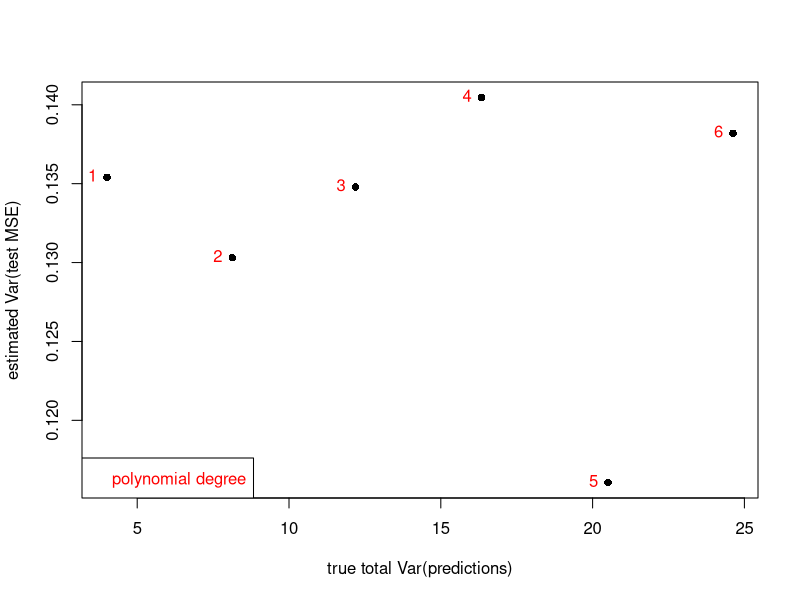

Reproduce this figure in R.
# input arguments to simulate simple linear regression
NUM_SAMPLES = 100
NUM_EXAMPLES = 500
TRAIN_RATIO = 0.5
ERROR_SD = 2
X_LB = 0; X_UB = 10
INTERCEPT = 0; SLOPE = 1
POLYNOMIAL_DEGREES = 1:6
# my compute_var_preds code can't handle degrees > 6
# b/c it directly computes an inverse
SEED = 42


# fixed data and parameters
ERROR_VAR = ERROR_SD^2
x = runif(NUM_EXAMPLES, min=X_LB, max=X_UB)
beta = c(INTERCEPT, SLOPE)
y_true_mean = cbind(1, x) %*% beta


compute_var_preds = function(X_tr, X_te, error_var=ERROR_VAR) {
  # Returns sum of true variances of test set predictions using
  # an analytical formula.
  # TODO: instead grab diag of inverse using a numerical solver
  # that isn't just the inverse!
  X_tr = as.matrix(X_tr)
  X_te = as.matrix(X_te)
  XtX_inv = solve(t(X_tr) %*% X_tr)
  true_var_preds = ERROR_VAR*diag((X_te %*% XtX_inv %*% t(X_te)))
  return(sum(true_var_preds))
}


# loop takes 5-10 seconds
mses = matrix(rep(NA, NUM_SAMPLES*length(POLYNOMIAL_DEGREES)),
              nrow=NUM_SAMPLES,
              ncol=length(POLYNOMIAL_DEGREES))
var_preds = matrix(rep(NA, NUM_SAMPLES*length(POLYNOMIAL_DEGREES)),
                   nrow=NUM_SAMPLES,
                   ncol=length(POLYNOMIAL_DEGREES))
for (i in 1:NUM_SAMPLES) {
  j = 1 # indexes degree
  for (degree in POLYNOMIAL_DEGREES) {
    # x - polynomial transform, handle degree=0
    if (degree == 0) {
      X_poly = data.frame(x=rep(1, length(x)))
    } else {
      X_poly = data.frame(poly(x, degree=degree, raw=TRUE))
    }
    # y - randomly generate
    set.seed(SEED*i*j)
    error = rnorm(NUM_EXAMPLES, mean=0, sd=ERROR_SD)
    y = y_true_mean + error
    # split into train and test
    tr_inds = sample(NUM_EXAMPLES, floor(NUM_EXAMPLES*TRAIN_RATIO))
    y_tr = y[tr_inds]
    y_te = y[-tr_inds]
    X_tr = X_poly[tr_inds,,drop=FALSE] # keep the df's row names
    X_te = X_poly[-tr_inds,,drop=FALSE]
    # fit, predict
    model = lm(y_tr ~ ., data=X_tr)
    # suppress warnings about predictions from rank-deficient fit.
    # should only occur for degree 0, but whatever...
    y_tr_pred = suppressWarnings(predict(model, X_tr, type="response"))
    y_te_pred = suppressWarnings(predict(model, X_te, type="response"))
    # store results
    var_preds[i,j] = compute_var_preds(X_tr, X_te)
    mses[i,j] = mean((y_te - y_te_pred)^2)
    j = j+1
  }
}


# conclusion
var_preds_mean = apply(var_preds, MARGIN=2,
                       FUN=mean) # randomness in splits. aggregate w/ mean
var_mses_estimates = apply(mses, MARGIN=2, FUN=var)

# final plot of interest
poly_degree_col = 'red'
plot(var_preds_mean, var_mses_estimates,
     xlab='true total Var(predictions)',
     ylab='estimated Var(test MSE)',
     pch=16, cex=1)
text(var_preds_mean, var_mses_estimates,
     POLYNOMIAL_DEGREES, pos=2, col=poly_degree_col)
legend('bottomleft',
       legend='polynomial degree',
       text.col=poly_degree_col)

# misc plots
# boxplot(mses,
#         names=POLYNOMIAL_DEGREES,
#         xlab='polynomial degree',
#         ylab='test MSE')

# visual check for degree of overfitting for the last degree
# x_tr = x[tr_inds]
# plot(x_tr, y_tr,
#      xlab='x (train)',
#      ylab='y (train)',
#      main=paste('polynomial degree:', degree))
# x_tr_order = order(x_tr) # to plot preds as a line, need x to be sorted
# lines(x_tr[x_tr_order],
#       y_tr_pred[x_tr_order])